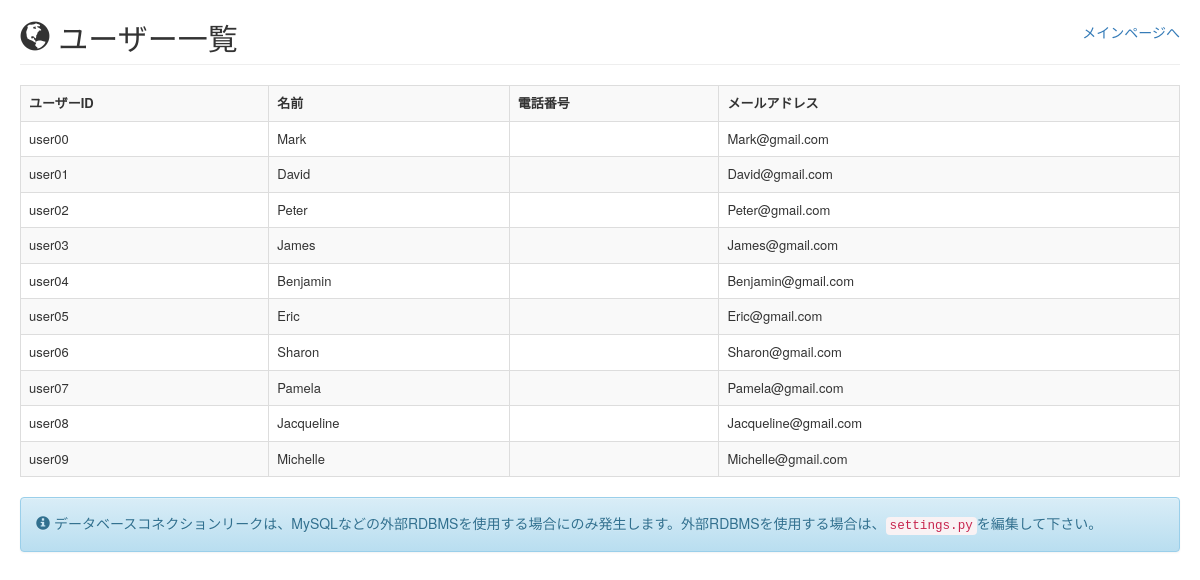
Screenshot of /dbconnectionleak/ with the database file from the repository.
### easybuggy/models.py (models this page shows)
class User(models.Model):
    id = models.CharField(max_length=10, primary_key=True)
    name = models.CharField(max_length=30)
    password = models.CharField(max_length=30)
    secret = models.CharField(max_length=100)
    ispublic = models.CharField(max_length=5)
    phone = models.CharField(max_length=20, blank=True, null=True)
    mail = models.EmailField(max_length=100, blank=True, null=True)

### easybuggy/views.py (the view)
# urls.py: url(r'^dbconnectionleak/$', views.db_connection_leak, name='dbconnectionleak'),
def db_connection_leak(request):
    d = {
        'title': _('title.dbconnectionleak.page'),
        'note': _('msg.note.dbconnectionleak'),
    }
    c = connection.cursor()
    try:
        c.execute("SELECT id, name, phone, mail FROM easybuggy_user WHERE ispublic = 'true' ORDER BY id asc")
        d['users'] = c.fetchall()
    except Exception as e:
        logger.exception('Exception occurs: %s', e)
    finally:
        pass
    return render(request, 'dbconnectionleak.html', d)

### templates/dbconnectionleak.html
{% extends "base.html" %}
{% load i18n %}
{% block body %}
{% include "header.html" %}
<table class="table table-striped table-bordered table-hover" style="font-size: small;">
    <tr>
        <th>{% trans 'label.user.id' %}</th>
        <th>{% trans 'label.name' %}</th>
        <th>{% trans 'label.phone' %}</th>
        <th>{% trans 'label.mail' %}</th>
    </tr>
    {% for user in users %}
    <tr>
        <td>{{ user.0 }}</td>
        <td>{{ user.1 }}</td>
        <td>{{ user.2|default_if_none:'' }}</td>
        <td>{{ user.3|default_if_none:'' }}</td>
    </tr>
    {% endfor %}
</table>
{% include "messages.html" %}
{% endblock %}

### rows the page displays
User: id "user00", name "Mark", mail "Mark@gmail.com"
User: id "user01", name "David", mail "David@gmail.com"
User: id "user02", name "Peter", mail "Peter@gmail.com"
User: id "user03", name "James", mail "James@gmail.com"
User: id "user04", name "Benjamin", mail "Benjamin@gmail.com"
User: id "user05", name "Eric", mail "Eric@gmail.com"
User: id "user06", name "Sharon", mail "Sharon@gmail.com"
User: id "user07", name "Pamela", mail "Pamela@gmail.com"
User: id "user08", name "Jacqueline", mail "Jacqueline@gmail.com"
User: id "user09", name "Michelle", mail "Michelle@gmail.com"

### other values shown
{{ title }} "ユーザー一覧"
{{ note }} "データベースコネクションリークは、MySQLなどの外部RDBMSを使用する場合にのみ発生します。外部RDBMSを使用する場合は、 settings.py を編集して下さい。"
